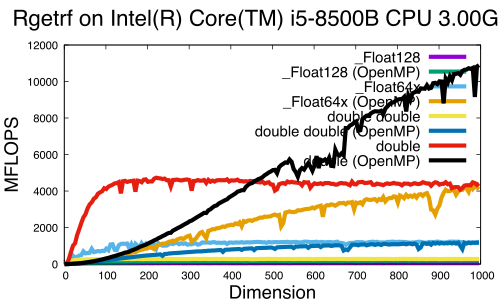

Reproduce this figure in gnuplot.
set xlabel font "Helvetica,20"
set ylabel font "Helvetica,20"
set key font "Helvetica,16"
set title font "Helvetica,24"
set title "Rgetrf on Intel(R) Core(TM) i5-8500B CPU @ 3.00GHz "
set xlabel "Dimension"
set ylabel "MFLOPS"
#set terminal postscript eps color enhanced
set terminal pdf

plot \
"log.Rgetrf._Float128"       using 1:3 title '\_Float128'             with lines linewidth 6, \
"log.Rgetrf._Float128_opt"   using 1:3 title '\_Float128 (OpenMP)'    with lines linewidth 6, \
"log.Rgetrf._Float64x"       using 1:3 title '\_Float64x'             with lines linewidth 6, \
"log.Rgetrf._Float64x_opt"   using 1:3 title '\_Float64x (OpenMP)'    with lines linewidth 6, \
"log.Rgetrf.dd"              using 1:3 title 'double double'          with lines linewidth 6, \
"log.Rgetrf.dd_opt"          using 1:3 title 'double double (OpenMP)' with lines linewidth 6, \
"log.Rgetrf.double"          using 1:3 title 'double'                 with lines linewidth 6, \
"log.Rgetrf.double_opt"	    using 1:3 title 'double (OpenMP)'        with lines linewidth 6
